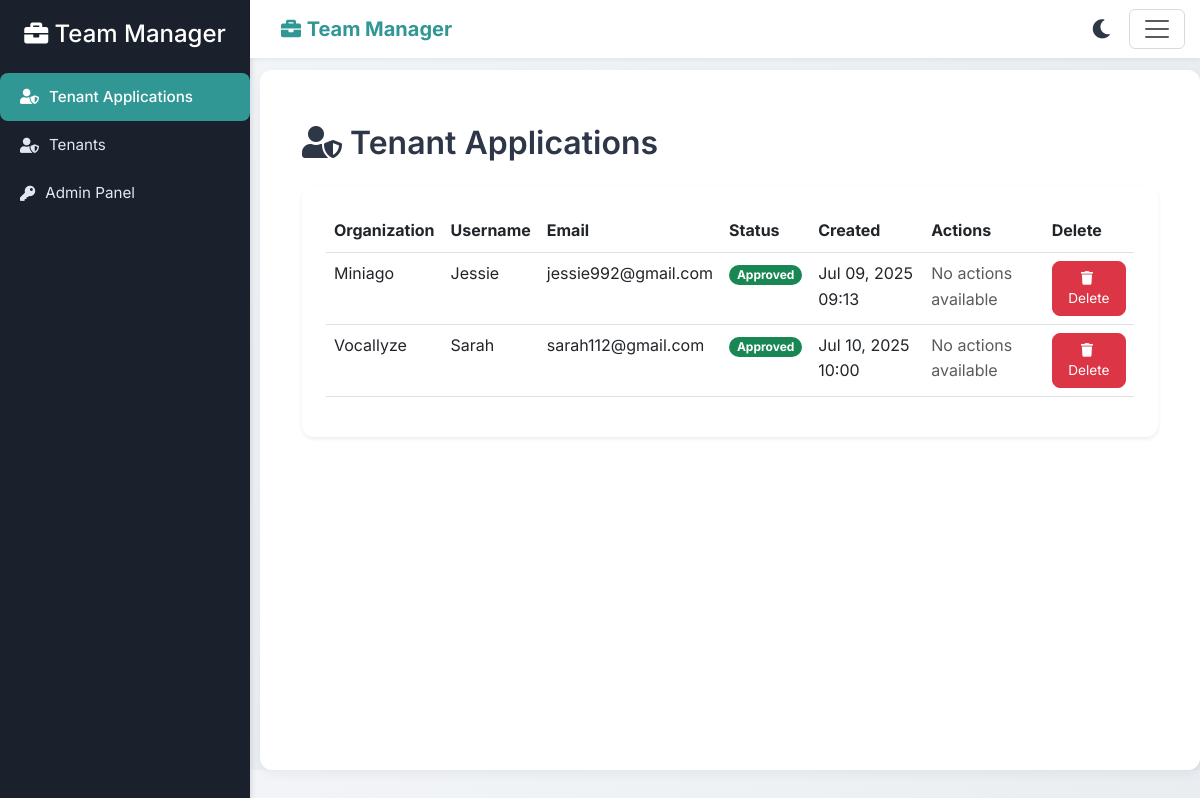
Before: /tenants/tenant-applications/ (signed in) with the older database file.
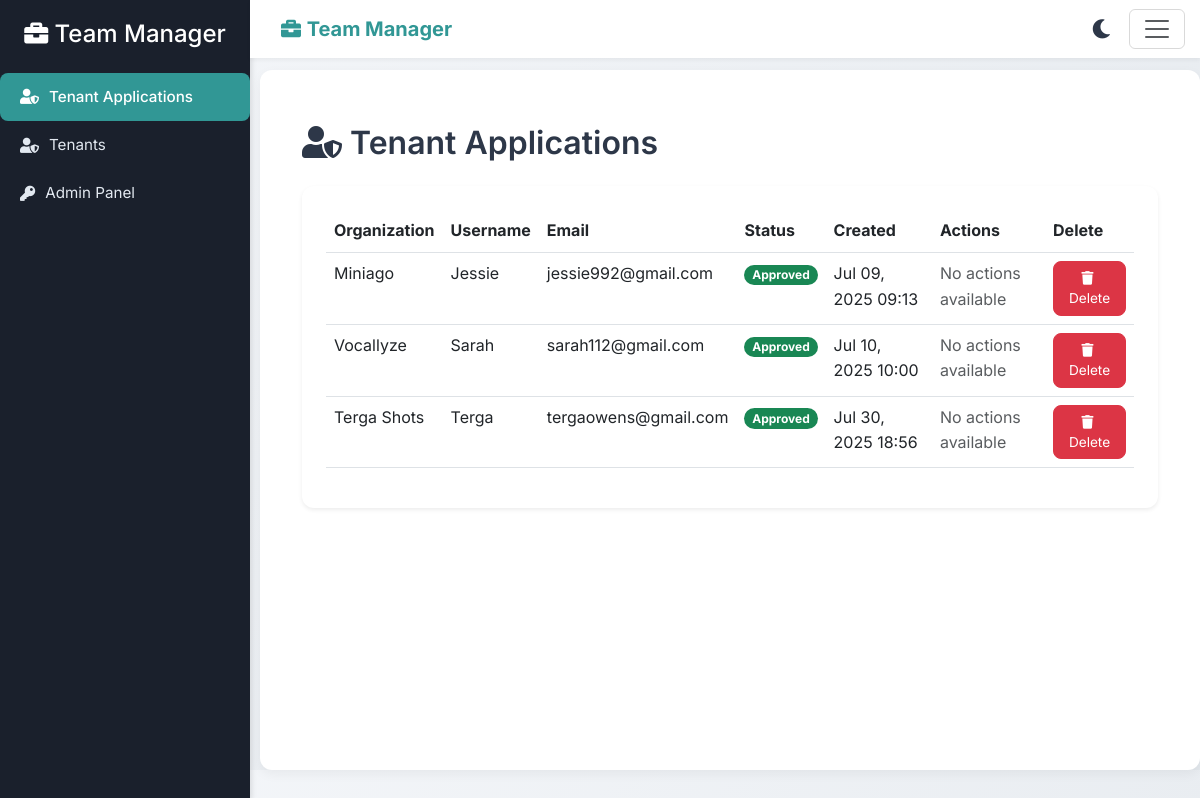
After: the same page with the newer database file.
### tenants/models.py (models this page shows, shortened)
class TenantApplication(models.Model):
    STATUS_CHOICES = [
        ('pending', 'Pending'),
        ('approved', 'Approved'),
        ('rejected', 'Rejected'),
    ]
    username = models.CharField(max_length=150, unique=True)
    email = models.EmailField(unique=True)
    password = models.CharField(max_length=255)
    organization_name = models.CharField(max_length=100, unique=True)
    slug = models.SlugField(max_length=100, unique=True)
    status = models.CharField(max_length=20, choices=STATUS_CHOICES, default='pending')
    created_at = models.DateTimeField(auto_now_add=True)
    updated_at = models.DateTimeField(auto_now=True)

### tenants/views.py (the view)
# urls.py: path('tenant-applications/', tenant_applications, name='tenant_applications'),
@login_required
def tenant_applications(request):
    if request.user.is_superuser:
        tenant_apps = TenantApplication.objects.all()
    else:
        HttpResponseForbidden(f'You are not authorized to view this')
    return render(request, 'tenants/tenant_applications.html', {'tenants': tenant_apps})

### documents/context_processors.py (called while the page is built)
def notification_count(request):
    print("Meer>>>>>", request)
    if request.user.is_authenticated:
        if request.user.is_superuser:
            user = CustomUser.objects.get(username=request.user.username)
        else:
            user = CustomUser.objects.get(username=request.user.username, tenant=request.tenant)
        count = UserNotification.objects.filter(user=user, dismissed=False).count()
        return {'unseen_notification_count': count}
    return {'unseen_notification_count': 0}

### documents/models.py (called while the page is built)
    def __str__(self):
        return self.username

### tenants/templates/tenants/tenant_applications.html (shortened to what this page needs)
{% extends "base.html" %}
{% load static %}
{% block content %}
<div class="container-fluid py-4">
    <h2 class="mb-4" style="font-weight: 600; color: #2d3748;">
        <i class="fas fa-user-shield me-2"></i>Tenant Applications
    </h2>
    <div class="card shadow-sm border-0" style="border-radius: 12px; background: #ffffff;">
        <div class="card-body p-4">
            {% if tenants %}
            <div class="table-responsive">
                <table class="table table-hover" aria-label="Tenant Applications Table">
                    <thead>
                        <tr style="background: #f8fafc; color: #2d3748;">
                            <th scope="col">Organization</th>
                            <th scope="col">Username</th>
                            <th scope="col">Email</th>
                            <th scope="col">Status</th>
                            <th scope="col">Created</th>
                            <th scope="col">Actions</th>
                            <th scope="col">Delete</th>
                        </tr>
                    </thead>
                    <tbody>
                        {% for tenant in tenants %}
                        <tr style="transition: background-color 0.2s ease;">
                            <td>{{ tenant.organization_name }}</td>
                            <td>{{ tenant.username }}</td>
                            <td>{{ tenant.email }}</td>
                            <td>
                                <span class="badge {% if tenant.status == 'pending' %}bg-warning text-dark{% elif tenant.status == 'approved' %}bg-success{% else %}bg-danger{% endif %}">
                                    {{ tenant.get_status_display }}
                                </span>
                            </td>
                            <td>{{ tenant.created_at|date:"M d, Y H:i" }}</td>
                            <td>
                                {% if tenant.status == 'pending' %}
                                <div class="d-flex gap-2">
                                    <form action="{% url 'create_tenant' tenant.id %}" method="post" class="d-inline">
                                        {% csrf_token %}
                                        <button type="submit" class="btn btn-sm btn-primary" title="Approve Tenant" aria-label="Approve Tenant">
                                            <i class="fas fa-check me-1"></i>Approve
                                        </button>
                                    </form>
                                    <form action="{% url 'reject_tenant' tenant.id %}" method="post" class="d-inline">
                                        {% csrf_token %}
                                        <button type="submit" class="btn btn-sm btn-outline-danger" title="Reject Tenant" aria-label="Reject Tenant">
                                            <i class="fas fa-times me-1"></i>Reject
                                        </button>
                                    </form>
                                </div>
                                {% else %}
                                <span class="text-muted">No actions available</span>
                                {% endif %}
                            </td>
                            <td>
                                <form action="{% url 'delete_tenant_app' tenant.id %}" method="post" class="d-inline">
                                    <button type="submit" class="btn btn-sm btn-danger" title="Delete Tenant" aria-label="Approve Tenant">
                                        <i class="fas fa-trash me-1"></i>Delete
                                    </button>
                                </form>
                            </td>
                        </tr>
                        {% endfor %}
                    </tbody>
                </table>
            </div>
            {% else %}
            <div class="alert alert-info text-center" role="alert" style="border-radius: 8px; font-size: 0.9rem;">
                No tenant applications found.
            </div>
            {% endif %}
        </div>
    </div>
</div>
{% endblock %}

Changed rows visible on the page:
added TenantApplication: organization_name "Terga Shots", username "Terga", email "tergaowens@gmail.com", status "Approved", created_at "Jul 30, 2025 18:56", shows "No actions available"
